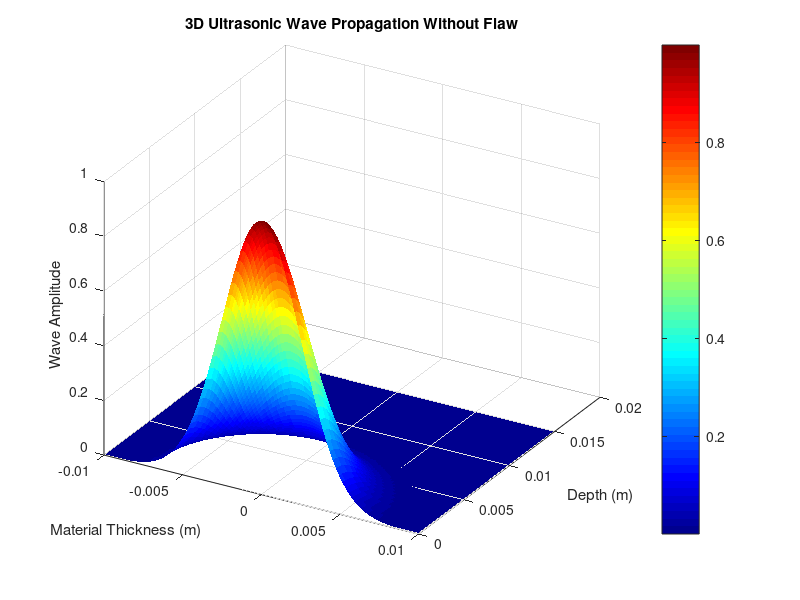
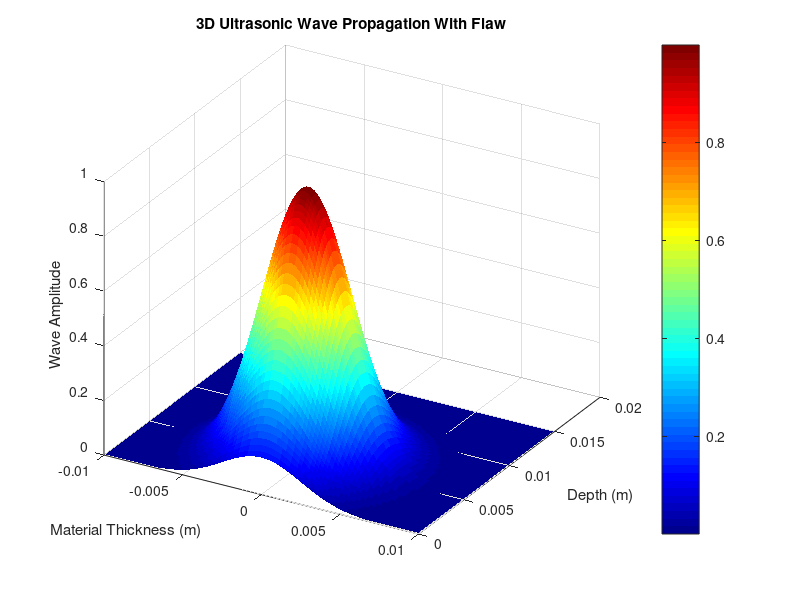
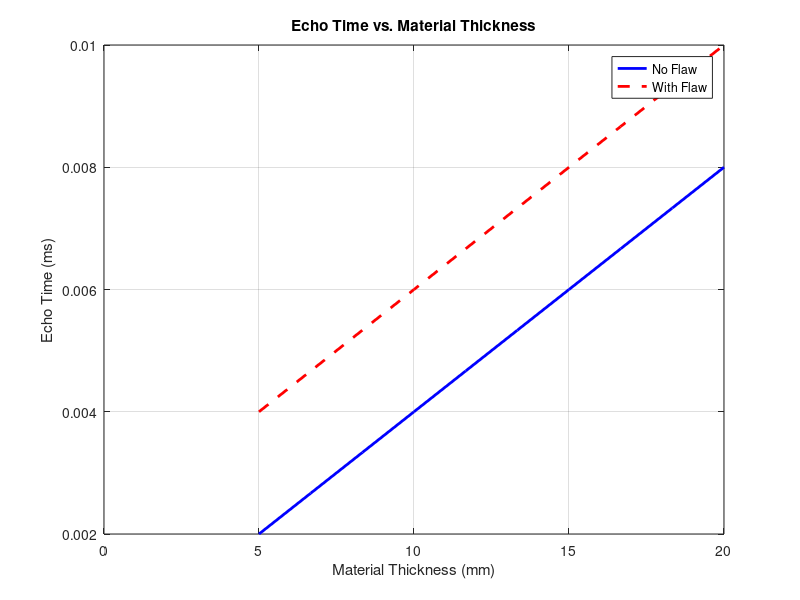
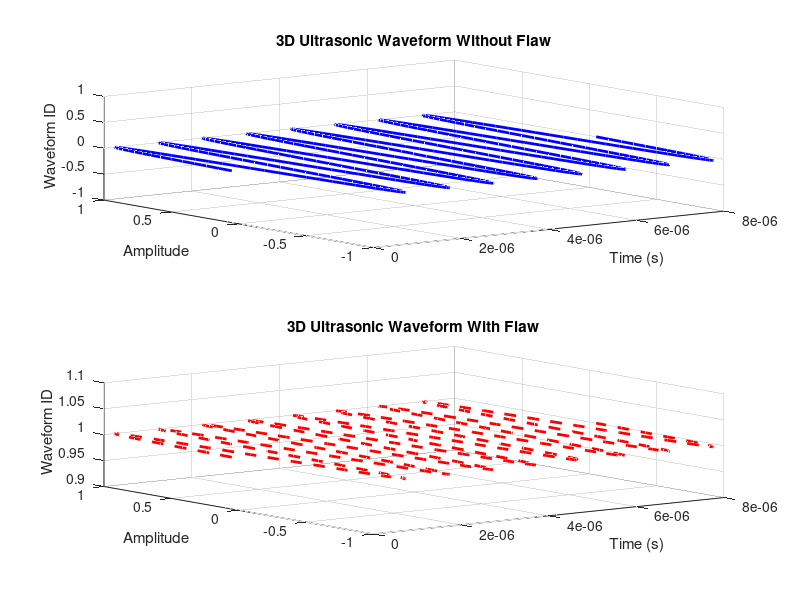

Source code (MATLAB) for these figures, in order:
clc;
clear;
close all;

%% Material Properties
density = 7800;        % Density of steel in kg/m^3
speed_of_sound = 5000; % Speed of ultrasonic wave in m/s
poisson_ratio = 0.3;   % Poisson's ratio for steel
young_modulus = 210e9; % Young's modulus for steel (in Pascals)
ultrasonic_freq = 1e6; % Frequency of ultrasonic waves in Hz

%% Simulation Parameters
material_thickness = 0.01;   % Material thickness in meters (10 mm)
flaw_depth = 0.005;          % Depth of internal flaw in meters (5 mm)
flaw_size = 0.002;           % Size of the flaw (diameter) in meters (2 mm)
distance_to_flaw = flaw_depth; % Distance to flaw

% Initial Echo Time (without flaw)
echo_time_no_flaw = 2 * material_thickness / speed_of_sound; % Time for wave to return from surface
echo_time_with_flaw = 2 * (material_thickness + flaw_depth) / speed_of_sound; % Time for wave to return from flaw

% Number of steps for thickness variation
num_steps = 10;
thickness_values = linspace(0.005, 0.02, num_steps); % Thickness from 5 mm to 20 mm

%% Preallocate Echo Time Array
echo_time_no_flaw_arr = zeros(num_steps, 1);
echo_time_with_flaw_arr = zeros(num_steps, 1);

% Simulate Echo Time for Different Material Thicknesses
for i = 1:num_steps
    current_thickness = thickness_values(i);
    echo_time_no_flaw_arr(i) = 2 * current_thickness / speed_of_sound;  % Echo time for no flaw
    echo_time_with_flaw_arr(i) = 2 * (current_thickness + flaw_depth) / speed_of_sound; % Echo time for flaw
end

%% 3D Visualization of Ultrasonic Wave Propagation through Material

% Create a grid for 3D plot
[X, Y] = meshgrid(linspace(-material_thickness, material_thickness, 100), ...
                  linspace(0, material_thickness + flaw_depth, 100));

% Simulate wave propagation (this is a simple representation for visualization)
Z_no_flaw = exp(-((X.^2 + Y.^2) / (2 * (material_thickness / 4)^2))); % Wave without flaw
Z_with_flaw = exp(-((X.^2 + (Y - flaw_depth).^2) / (2 * (material_thickness / 4)^2))); % Wave with flaw

% 3D Surface plot for wave propagation (no flaw)
figure;
surf(X, Y, Z_no_flaw, 'EdgeColor', 'none');
colormap jet;
title('3D Ultrasonic Wave Propagation Without Flaw');
xlabel('Material Thickness (m)');
ylabel('Depth (m)');
zlabel('Wave Amplitude');
colorbar;
view(30, 30);
grid on;

% 3D Surface plot for wave propagation (with flaw)
figure;
surf(X, Y, Z_with_flaw, 'EdgeColor', 'none');
colormap jet;
title('3D Ultrasonic Wave Propagation With Flaw');
xlabel('Material Thickness (m)');
ylabel('Depth (m)');
zlabel('Wave Amplitude');
colorbar;
view(30, 30);
grid on;

%% Echo Time vs. Material Thickness (2D Plot)
figure;
plot(thickness_values * 1000, echo_time_no_flaw_arr * 1000, 'b-', 'LineWidth', 2); % in milliseconds
hold on;
plot(thickness_values * 1000, echo_time_with_flaw_arr * 1000, 'r--', 'LineWidth', 2); % with flaw
xlabel('Material Thickness (mm)');
ylabel('Echo Time (ms)');
legend('No Flaw', 'With Flaw');
title('Echo Time vs. Material Thickness');
grid on;

%% Display Results for a 10mm Thickness
fprintf('For a material thickness of 10 mm:\n');
fprintf('Echo time without flaw: %.2f ms\n', echo_time_no_flaw_arr(5) * 1000);
fprintf('Echo time with flaw: %.2f ms\n', echo_time_with_flaw_arr(5) * 1000);

%% 3D Waveform Visualization for No Flaw and With Flaw
time_vector = linspace(0, echo_time_with_flaw_arr(5) * 1.2, 500); % Reduce points to manage memory
no_flaw_waveform = sin(2 * pi * ultrasonic_freq * time_vector); % No flaw waveform
with_flaw_waveform = sin(2 * pi * ultrasonic_freq * time_vector); % Flaw waveform

% Adjust the time vector to match the echo times and visualize the waveform delay
delay_time = echo_time_with_flaw_arr(5) * 1.2 / 2; % Half of the echo time for reasonable delay

% Apply delay to waveforms
no_flaw_waveform_delay = circshift(no_flaw_waveform, round(delay_time * length(time_vector) / (time_vector(end) - time_vector(1))));
with_flaw_waveform_delay = circshift(with_flaw_waveform, round(delay_time * length(time_vector) / (time_vector(end) - time_vector(1))));

% Create a 3D plot for the waveforms
figure;
subplot(2, 1, 1);
plot3(time_vector, no_flaw_waveform_delay, zeros(size(time_vector)), 'b-', 'LineWidth', 2);
title('3D Ultrasonic Waveform Without Flaw');
xlabel('Time (s)');
ylabel('Amplitude');
zlabel('Waveform ID');
grid on;

subplot(2, 1, 2);
plot3(time_vector, with_flaw_waveform_delay, ones(size(time_vector)), 'r--', 'LineWidth', 2);
title('3D Ultrasonic Waveform With Flaw');
xlabel('Time (s)');
ylabel('Amplitude');
zlabel('Waveform ID');
grid on;

%% 3D Flaw Detection Visualization
% Visualize the flaw inside the material in 3D space
[X_flaw, Y_flaw] = meshgrid(linspace(0, material_thickness, 50), linspace(0, flaw_depth, 50));
Z_flaw = zeros(size(X_flaw)); % Represent the flaw as a flat region in material

figure;
mesh(X_flaw, Y_flaw, Z_flaw, 'EdgeColor', 'r', 'LineWidth', 3);
hold on;
mesh(X, Y, Z_no_flaw, 'EdgeColor', 'b');
xlabel('Material Thickness (m)');
ylabel('Flaw Depth (m)');
zlabel('Flaw Location');
title('3D Visualization of Flaw Inside Material');
legend('Flaw', 'Material');
grid on;



